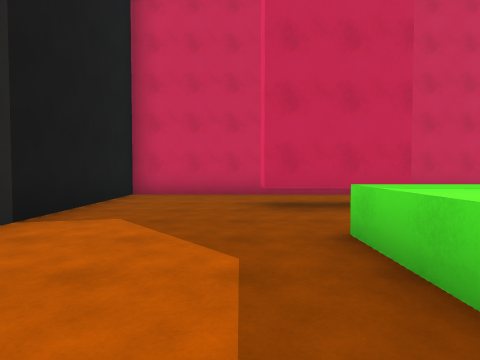
view 1 (above)

14 first-person views from a walk through a scene from a Unity 3-D project. The camera is 1.3 m above the floor, tilts 2° down and sees 75° across. The floor is counted in squares, 2 m on a side. Each view is taken from the middle of a square. On the plan, view 1 faces up. The plan holds only what a view shows up to about 10 squares ahead; the rest is blank. The place goes on beyond the plan.

view 2
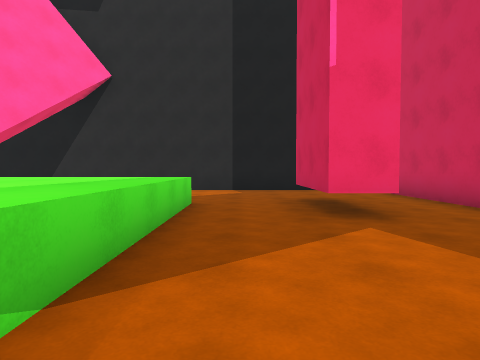

view 3
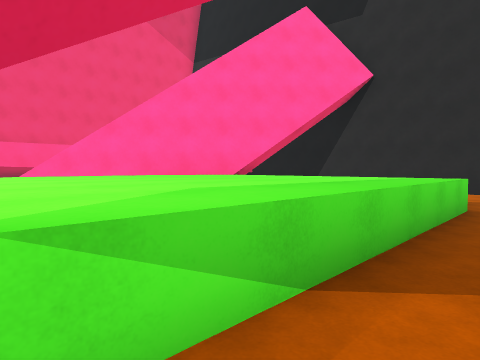

view 4
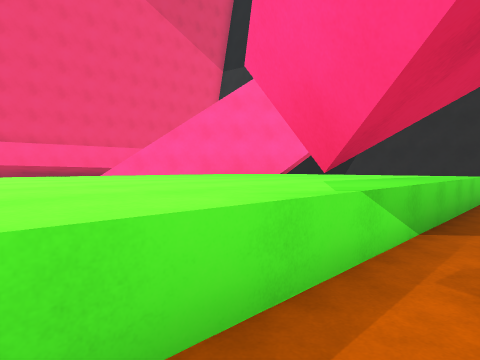

view 5
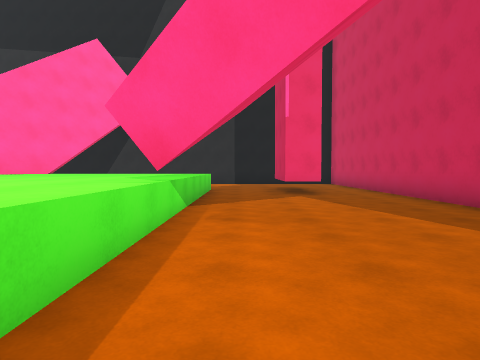

view 6
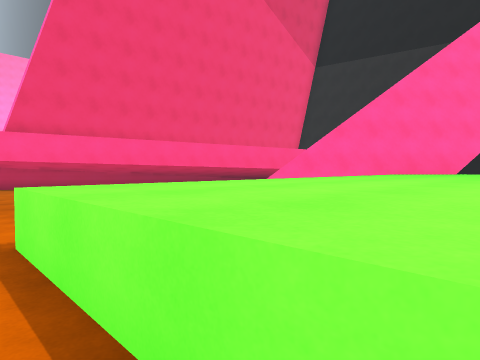

view 7
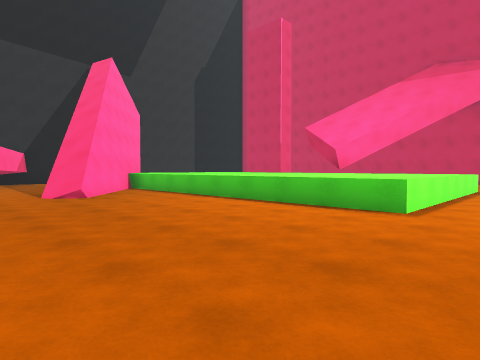

view 8
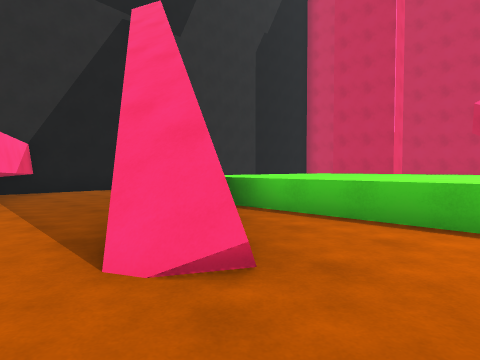

view 9
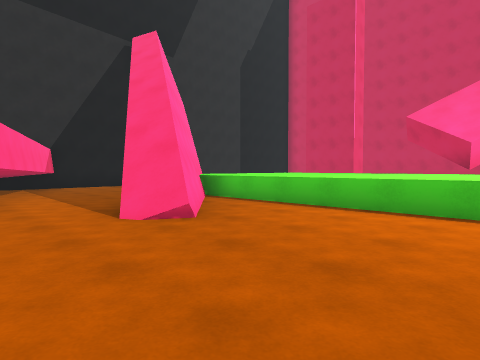

view 10
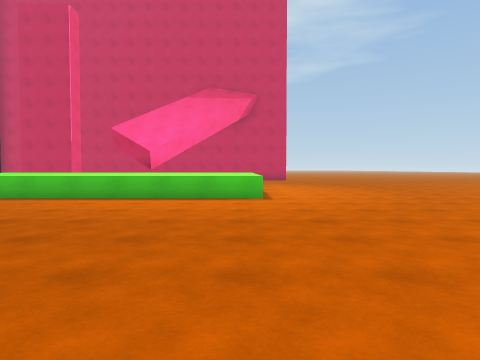

view 11
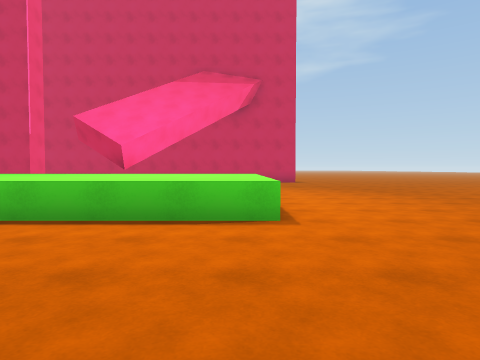

view 12
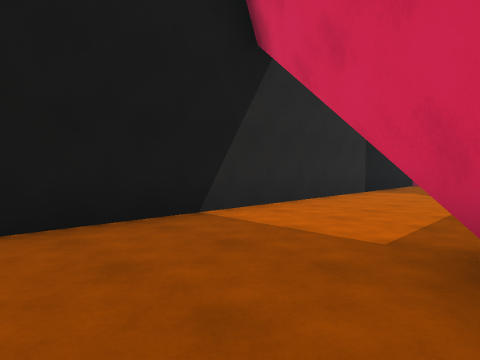

view 13
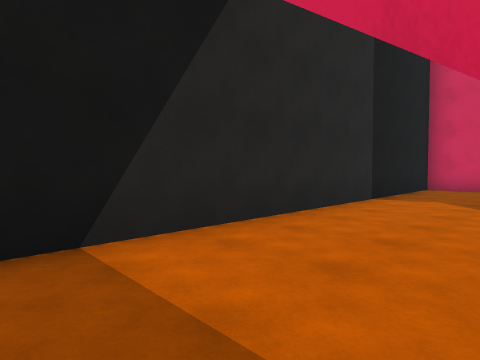

view 14
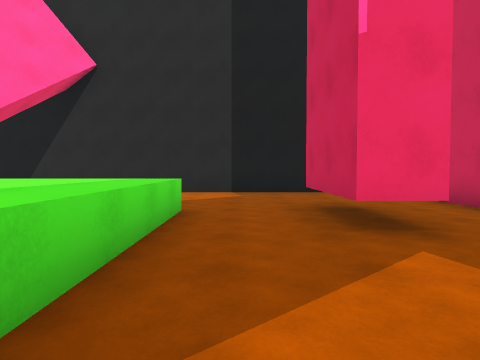

### Floor plan
Key: @ floor where view 1 was taken; # wall or solid block; . main floor; : floor 5.5 m higher than the main floor; / step, stairs or slope; = window, fence, low wall or low ledge; ^ raised ledge; v drop or lower ground.
Columns run from 3 left of view 1 to 13 right of it. Each row starts with its distance up from view 1.
  8 ##########
  7 #...........
  6 #...##.......
  5 #.............
  4 #..............
  3 #...^^^^^^=^^^^
  2 #...^^^^^^^^^^^..
  1 #...^^^^^^^^^^^..
  0 #..@^^^^^^^^^^^..
 -1 #...^^^^^^^^^^^..
 -2 #..##^^^^^^^^^^..
 -3 #...#v^^^^^^^^^..
 -4 #....:##.........
 -5 #..... ##........
 -6 # /#...//........
 -7      //..........
 -8          ........
 -9           //....
-10               .
-11
-12             ##

Where each view was taken, in squares from view 1:
view 1: 0 up, 0 right, facing up
view 2: 4 up, 7 right, facing left
view 3: 4 up, 7 right, facing down-left
view 4: 4 up, 9 right, facing down-left
view 5: 4 up, 11 right, facing left
view 6: 0 up, 12 right, facing down-left
view 7: 8 down, 13 right, facing up-left
view 8: 7 down, 7 right, facing up-left
view 9: 8 down, 9 right, facing up-left
view 10: 10 down, 11 right, facing up
view 11: 7 down, 11 right, facing up
view 12: 5 down, 1 right, facing up-left
view 13: 3 down, 0 right, facing up-left
view 14: 4 up, 6 right, facing left
